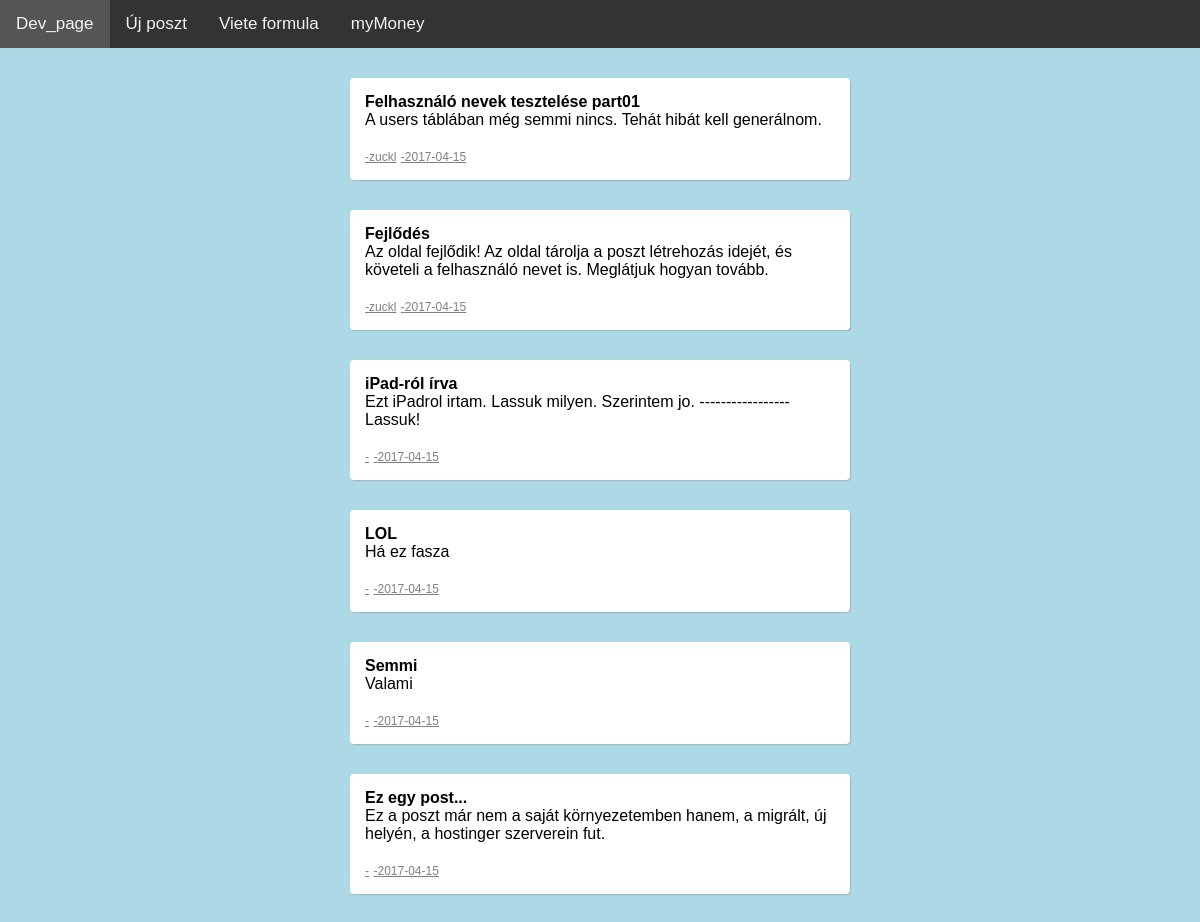
Screenshot of /?d=2017-04-15 with the database file from the repository.
### tables this page shows
CREATE TABLE IF NOT EXISTS `post` (
  `id` int(11) NOT NULL AUTO_INCREMENT,
  `cim` text NOT NULL,
  `tartalom` text NOT NULL,
  `szerzo` text NOT NULL,
  `datum` date NOT NULL,
  PRIMARY KEY (`id`)
);

### pages/main.php (the view, shortened to what this page needs)
<?php
include "connect.php";
if (isset($_GET["u"])) {
  $sql = "SELECT post.cim, post.tartalom, post.szerzo, post.datum FROM post WHERE post.szerzo like '".$_GET["u"]."' ORDER BY post.id DESC";
  $result = mysqli_query($conn, $sql);
  if (mysqli_num_rows($result) > 0) {
    while($content = mysqli_fetch_assoc($result)) {
      echo "<div id='post'><h1><a style='text-decoration: none;color:black' href='?t=".$content["cim"]."'>" . $content["cim"] . "</a></h1><p>" . $content["tartalom"] . "</p><br><a style='font-size: 12px; color:gray;' href=?u=".$content["szerzo"].">-" . $content["szerzo"] . "</a> <a style='font-size: 12px; color:gray;' href=?d=".$content["datum"].">-" . $content["datum"] . "</a></div>";
    }
  } else {
    echo "Ez a felhasználó még nem írt postot.";
  }
}elseif (isset($_GET["d"])) {
  $sql = "SELECT post.cim, post.tartalom, post.szerzo, post.datum FROM post WHERE post.datum like '".$_GET["d"]."' ORDER BY post.id DESC";
  $result = mysqli_query($conn, $sql);
  if (mysqli_num_rows($result) > 0) {
    while($content = mysqli_fetch_assoc($result)) {
      echo "<div id='post'><h1><a style='text-decoration: none;color:black' href='?t=".$content["cim"]."'>" . $content["cim"] . "</a></h1><p>" . $content["tartalom"] . "</p><br><a style='font-size: 12px; color:gray;' href=?u=".$content["szerzo"].">-" . $content["szerzo"] . "</a> <a style='font-size: 12px; color:gray;' href=?d=".$content["datum"].">-" . $content["datum"] . "</a></div>";
    }
  } else {
    echo "A kiválasztott időpontban nem készült post.";
  }
}
?>

### css/stylesheet.css (style rules this page uses)
* { margin: 0; padding: 0; font-family: "Arial"; font-size: 16px; }
body { background-color: lightblue; }
#content p { background-color: #fff; }
#post { padding: 15px; background-color: #fff; border-radius: 4px; box-shadow: 1px 1px 2px -1px rgba(0,0,0,0.45); margin-bottom: 30px; }

### rows the page displays
post: cim "Felhasználó nevek tesztelése part01", tartalom "A users táblában még semmi nincs. Tehát hibát kell generálnom.", szerzo "zuckl", datum "2017-04-15"
post: cim "Fejlődés", tartalom "Az oldal fejlődik! Az oldal tárolja a poszt létrehozás idejét, és követeli a felhasználó nevet is. Meglátjuk hogyan tovább.", szerzo "zuckl", datum "2017-04-15"
post: cim "iPad-ról írva", tartalom "Ezt iPadrol irtam. Lassuk milyen. Szerintem jo. ----------------- Lassuk!", datum "2017-04-15"
post: cim "LOL", tartalom "Há ez fasza", datum "2017-04-15"
post: cim "Semmi", tartalom "Valami", datum "2017-04-15"
post: cim "Ez egy post...", tartalom "Ez a poszt már nem a saját környezetemben hanem, a migrált, új helyén, a hostinger szerverein fut.", datum "2017-04-15"
